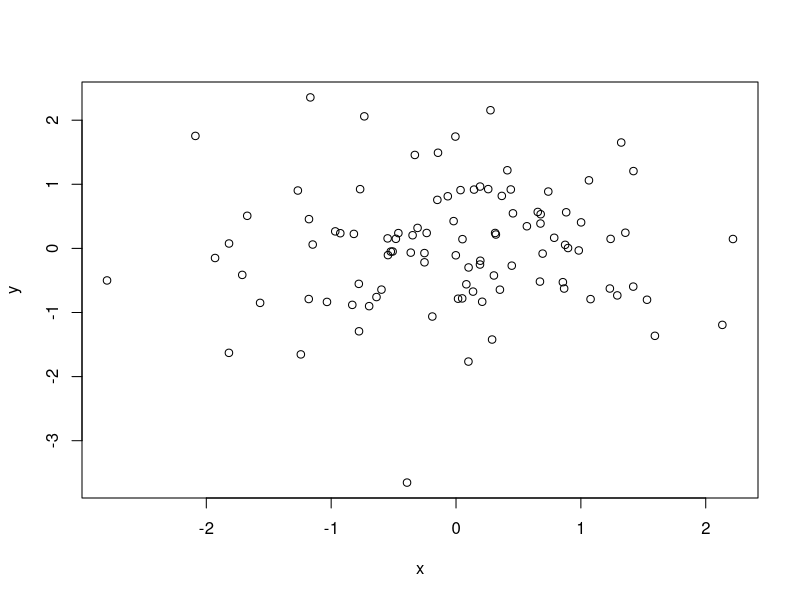
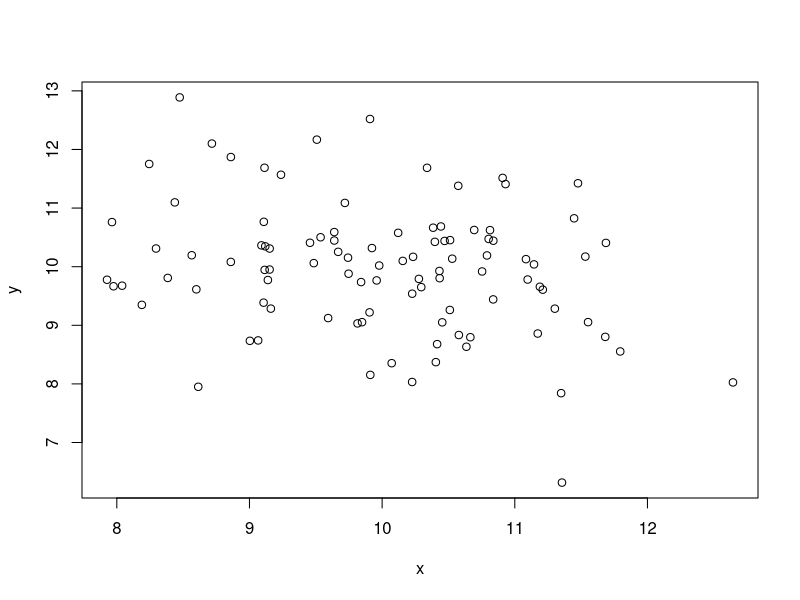

Recreate these plots in R, in order.
## ---- chunk 1
x = rnorm(100)
y = rnorm(100)
plot(x, y)
## ---- chunk 2
x = rnorm(100, 10)
y = rnorm(100, 10)
plot(x, y)
